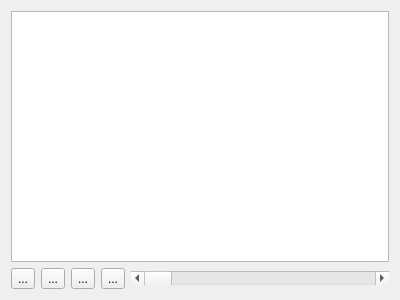
<?xml version="1.0" encoding="UTF-8"?>
<ui version="4.0">
 <class>VideoWidget</class>
 <widget class="QWidget" name="VideoWidget">
  <property name="geometry">
   <rect>
    <x>0</x>
    <y>0</y>
    <width>400</width>
    <height>300</height>
   </rect>
  </property>
  <property name="windowTitle">
   <string>Form</string>
  </property>
  <layout class="QVBoxLayout" name="verticalLayout_2">
   <item>
    <layout class="QHBoxLayout" name="annotationTools"/>
   </item>
   <item>
    <widget class="ZoomGraphicsView" name="graphicsView"/>
   </item>
   <item>
    <layout class="QHBoxLayout" name="horizontalLayout">
     <item>
      <widget class="QToolButton" name="seekBackButton">
       <property name="text">
        <string>...</string>
       </property>
       <property name="icon">
        <iconset>
         <normaloff>icons/media-seek-backward.png</normaloff>icons/media-seek-backward.png</iconset>
       </property>
      </widget>
     </item>
     <item>
      <widget class="QToolButton" name="pauseButton">
       <property name="text">
        <string>...</string>
       </property>
       <property name="icon">
        <iconset>
         <normaloff>icons/media-playback-pause.png</normaloff>icons/media-playback-pause.png</iconset>
       </property>
      </widget>
     </item>
     <item>
      <widget class="QToolButton" name="playButton">
       <property name="text">
        <string>...</string>
       </property>
       <property name="icon">
        <iconset>
         <normaloff>icons/media-playback-start.png</normaloff>icons/media-playback-start.png</iconset>
       </property>
      </widget>
     </item>
     <item>
      <widget class="QToolButton" name="seekForwardButton">
       <property name="text">
        <string>...</string>
       </property>
       <property name="icon">
        <iconset>
         <normaloff>icons/media-seek-forward.png</normaloff>icons/media-seek-forward.png</iconset>
       </property>
      </widget>
     </item>
     <item>
      <widget class="QScrollBar" name="horizontalScrollBar">
       <property name="orientation">
        <enum>Qt::Horizontal</enum>
       </property>
      </widget>
     </item>
    </layout>
   </item>
  </layout>
 </widget>
 <customwidgets>
  <customwidget>
   <class>ZoomGraphicsView</class>
   <extends>QGraphicsView</extends>
   <header>videowidget.h</header>
  </customwidget>
 </customwidgets>
 <resources/>
 <connections>
  <connection>
   <sender>horizontalScrollBar</sender>
   <signal>valueChanged(int)</signal>
   <receiver>VideoWidget</receiver>
   <slot>SliderMoved(int)</slot>
   <hints>
    <hint type="sourcelabel">
     <x>236</x>
     <y>274</y>
    </hint>
    <hint type="destinationlabel">
     <x>199</x>
     <y>149</y>
    </hint>
   </hints>
  </connection>
  <connection>
   <sender>playButton</sender>
   <signal>pressed()</signal>
   <receiver>VideoWidget</receiver>
   <slot>Play()</slot>
   <hints>
    <hint type="sourcelabel">
     <x>62</x>
     <y>274</y>
    </hint>
    <hint type="destinationlabel">
     <x>199</x>
     <y>149</y>
    </hint>
   </hints>
  </connection>
  <connection>
   <sender>pauseButton</sender>
   <signal>pressed()</signal>
   <receiver>VideoWidget</receiver>
   <slot>Pause()</slot>
   <hints>
    <hint type="sourcelabel">
     <x>25</x>
     <y>274</y>
    </hint>
    <hint type="destinationlabel">
     <x>199</x>
     <y>149</y>
    </hint>
   </hints>
  </connection>
  <connection>
   <sender>seekBackButton</sender>
   <signal>pressed()</signal>
   <receiver>VideoWidget</receiver>
   <slot>SeekBack()</slot>
   <hints>
    <hint type="sourcelabel">
     <x>25</x>
     <y>274</y>
    </hint>
    <hint type="destinationlabel">
     <x>199</x>
     <y>149</y>
    </hint>
   </hints>
  </connection>
  <connection>
   <sender>seekForwardButton</sender>
   <signal>pressed()</signal>
   <receiver>VideoWidget</receiver>
   <slot>SeekForward()</slot>
   <hints>
    <hint type="sourcelabel">
     <x>136</x>
     <y>274</y>
    </hint>
    <hint type="destinationlabel">
     <x>199</x>
     <y>149</y>
    </hint>
   </hints>
  </connection>
 </connections>
 <slots>
  <slot>SliderMoved(int)</slot>
  <slot>Play()</slot>
  <slot>Pause()</slot>
  <slot>SeekBack()</slot>
  <slot>SeekForward()</slot>
 </slots>
</ui>
